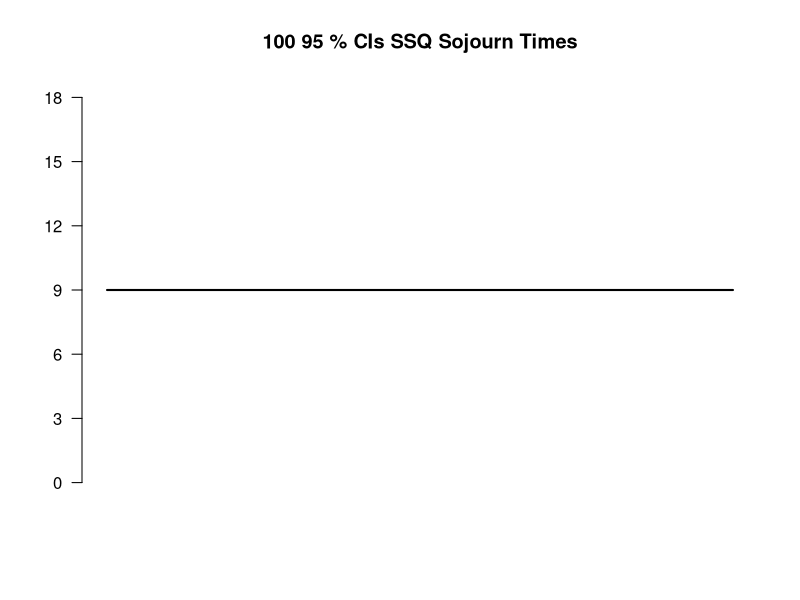

Write R code to recreate this figure. (Note: this script raises an error after producing the figure.)
# Are Oelsner
# Simulations Lab 10b

N = 100            # Number of CIs to generate
set.seed(28545965) # Student ID
numJobs = 65536    # number of jobs
#numJobs = 500
warmup = 1024      # length of warmup period to be removed
lambda = 1         # lambda
nu = 10/9          # nu
m = 1/(nu - lambda)# theoretical mean sojourn time for ssq
# b = batch size
# n = number of batches (numJobs/b)
ymin = 0
ymax = 18
yby = 3
confLevel = 0.95# Confidence Level

batchSizes <- c(64, 128, 256, 512, 1024, 2048)

for(i in 1:6) {
  b = batchSizes[i]
  n = numJobs/b
  
  pdfFilename = paste("sojournPlotB:", b, "N:", n, ".pdf", sep = "")
  cairo_pdf(pdfFilename, width = 8, height = 4)
  par(mfrow = c(1,1))
 
  plot(NULL, type = "l", xlab = "", ylab = "", xlim = c(1, 100), ylim = c(ymin, ymax), main = paste(N, (confLevel*100),"% CIs SSQ Sojourn Times"), axes = FALSE)
  axis(2, at = seq(ymin, ymax, by = yby), las = 1)
  lines(x = c(1, 100), y = c(m, m), lwd = 2)
  misses = 0
  for(i in 1:N) {
    output <- ssq(numJobs + warmup, showOutput = FALSE, saveSojournTimes = TRUE)
    sojourns <- output$sojournTimes[-(1:warmup)] #removes warmup
    batchMeans <- numeric(n)
    for(j in 1:n) {
      batch <- sojourns[(1:b) + (b * (j-1))]
      batchMeans[j] <- mean(batch)
    }
    t <- t.test(batchMeans, mu = m, conf.level = confLevel)
    if(t$conf.int[1] > m || t$conf.int[2] < m) {
      lines(x = c(i, i), y = t$conf.int, col = "red")
      misses = misses + 1
    }
    else {
      lines(x = c(i, i), y = t$conf.int)
    }
  }
  legend("topright", legend = c(paste("batch size = ", b), paste("misses = ", misses)))#, cex = c(.5, .5))
  dev.off()
}

